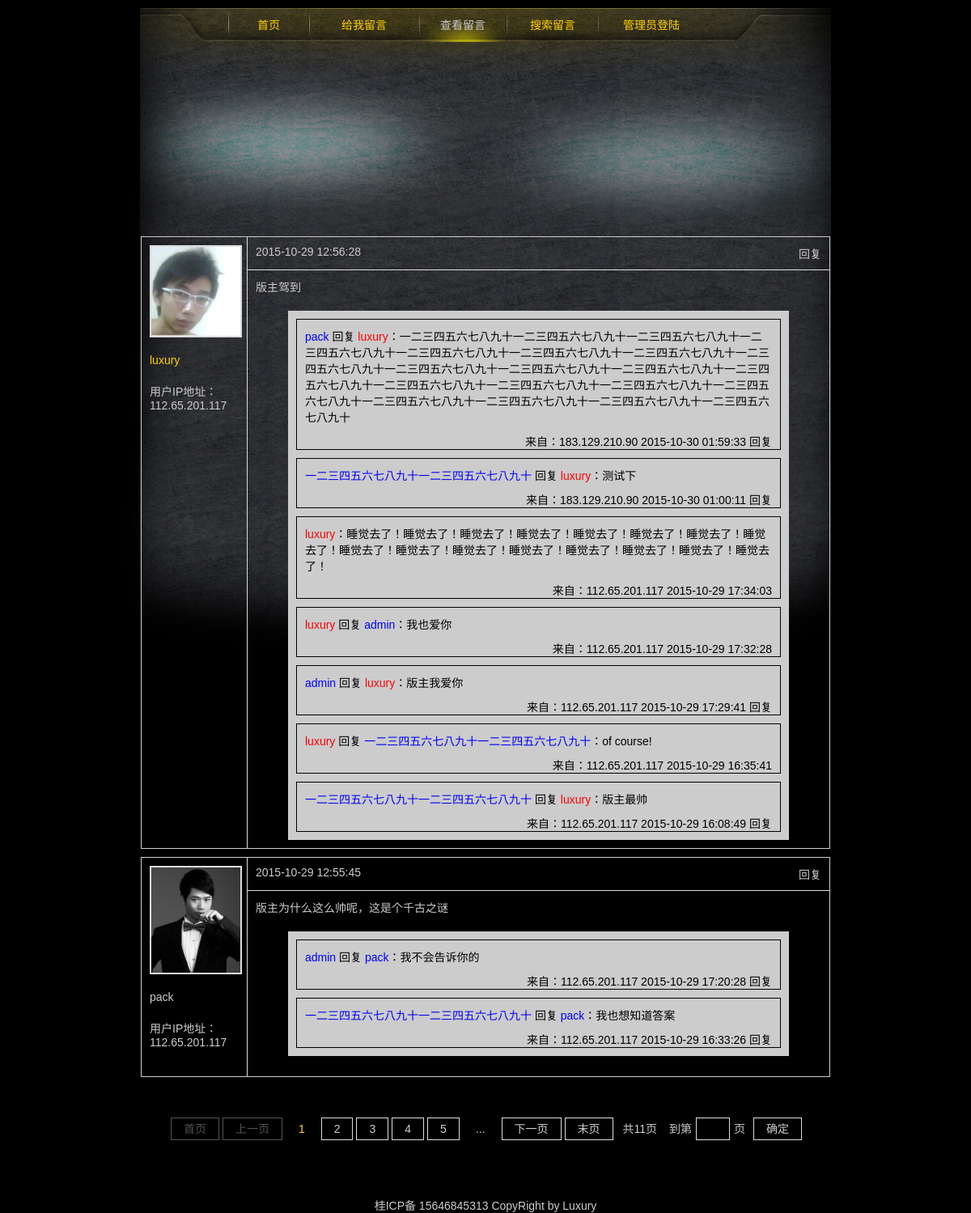
The page /view.php on the database its author committed.
### tables this page shows
CREATE TABLE `mb_comment_info` (
  `id` int(10) unsigned NOT NULL AUTO_INCREMENT COMMENT '留言ID',
  `author` varchar(20) NOT NULL COMMENT '留言作者',
  `ip` varchar(15) DEFAULT NULL COMMENT '留言IP地址',
  `content` varchar(200) NOT NULL COMMENT '留言内容',
  `state` tinyint(1) NOT NULL COMMENT '留言状态：-1→删除；0→禁用；1→正常',
  `portrait` varchar(100) DEFAULT NULL COMMENT '留言作者头像',
  `ctime` int(10) NOT NULL COMMENT '留言创建时间',
  PRIMARY KEY (`id`)
);

CREATE TABLE `mb_reply_info` (
  `id` int(10) unsigned NOT NULL AUTO_INCREMENT COMMENT '回复ID',
  `pid` varchar(10) NOT NULL COMMENT '回复对象ID',
  `author` varchar(20) NOT NULL COMMENT '回复作者',
  `ip` varchar(15) DEFAULT NULL COMMENT '回复IP地址',
  `content` varchar(200) NOT NULL,
  `state` tinyint(1) NOT NULL COMMENT '回复状态：-1→删除；0→禁用；1→正常',
  `ctime` int(10) NOT NULL COMMENT '留言创建时间',
  `who` varchar(20) NOT NULL COMMENT '回复对象',
  PRIMARY KEY (`id`)
);

### view.php (the view, shortened to what this page needs)
<?php
$site 			  = 'view';
include_once('head.php');
$sqlTotal     = 'SELECT state FROM mb_comment_info WHERE state > 0';
$resultTotal  = mysql_query( $sqlTotal );
$numTotal 	  = mysql_num_rows( $resultTotal );
$limit 		  = '';
if ( $numTotal > 0 ) {
	$pageData = paging( $numTotal, 2 );
	$limit    = $pageData['limit'];
}
$whereContent = '';
$whereDate 	  = '';
$whereString = $whereContent.$whereDate;
$username = [];
if ( isset( $_SESSION['username'] ) ) {
	$username['state'] = 1;
	$username['name']  = $_SESSION['username'];
} elseif ( isset( $_SESSION['guestname'] ) ) {
	$username['state'] = 2;
	$username['name']  = $_SESSION['guestname'];
} else {
	$username['name']  = '';
}
$sqlMaster 	  = 'SELECT username,state FROM mb_admin_user WHERE state = 2';
$resultMaster = mysql_query( $sqlMaster );
$rowMaster 	  = mysql_fetch_assoc( $resultMaster );
$master 	  = $rowMaster['username'];
$sql    = 'SELECT id,author,content,ip,portrait,ctime,state FROM mb_comment_info WHERE state > 0 ' . $whereString . 'ORDER BY ctime DESC' . $limit;
$result = mysql_query( $sql );
$num 	= mysql_num_rows( $result );
$list 	= [];
$i 		= 0;
$j 		= 0;
if ( $num > 0 ) {
	while ( $row = mysql_fetch_assoc( $result ) ) {
		$list[$i]['id'] 	  = $row['id'];
		$list[$i]['author']   = $row['author'];
		$list[$i]['content']  = $row['content'];
		$list[$i]['ip'] 	  = $row['ip'];
		$list[$i]['portrait'] = $row['portrait'];
		$list[$i]['ctime'] 	  = $row['ctime'];
		$list[$i]['reply'] 	  = [];
		$sqlReply 	 = "SELECT id,pid,author,ip,content,state,ctime,who FROM mb_reply_info WHERE pid = {$row['id']} AND state > 0 ORDER BY ctime DESC";
		$resultReply = mysql_query( $sqlReply );
		while ( $rowReply = mysql_fetch_assoc( $resultReply ) ) {
			$list[$i]['reply'][$j]['id'] = $rowReply['id'];
			$list[$i]['reply'][$j]['pid'] = $rowReply['pid'];
			$list[$i]['reply'][$j]['author'] = $rowReply['author'];
			$list[$i]['reply'][$j]['ip'] = $rowReply['ip'];
			$list[$i]['reply'][$j]['content'] = $rowReply['content'];
			$list[$i]['reply'][$j]['ctime'] = $rowReply['ctime'];
			$list[$i]['reply'][$j]['who'] = $rowReply['who'];
			$j ++;
		}
		$i ++;
	}
}
?>
<link rel="stylesheet" type="text/css" href="css/view.css" />
</head>
<body>
	<div class="base_wrapper">
		<?php include('nav.php'); ?>
		<div class="comment_list">
			<?php if ( $num == 0 ) { ?>
			<div class="comment_empty"><?php if ( $whereString ) { echo '抱歉，没有找到相关留言'; } else { echo '暂无留言信息'; } ?></div>
			<?php
		} else {
			foreach ( $list as $k => $v ) {
				?>
				<div class="comment_row">
					<div class="comment_left">
						<img class="comment_portrait" src="<?php echo $v['portrait'] ? $v['portrait'] : 'images/default_user.png'; ?>" width="110" />
						<?php if ( $v['author'] == $master ) { ?>
						<p class="comment_author orange"><?php echo $v['author']; ?></p>
						<?php } elseif ( $v['author'] == $username['name'] ) { ?>
						<p class="comment_author green"><?php echo $v['author']; ?></p>
						<?php } else { ?>
						<p class="comment_author"><?php echo $v['author']; ?></p>
						<?php } ?>
						<p class="comment_ip">用户IP地址：<?php echo $v['ip'] ? $v['ip'] : '未知IP地址'; ?></p>
					</div>
					<div class="comment_right">
						<div class="comment_opt">
							<span><?php echo date( 'Y-m-d H:i:s', $v['ctime'] ); ?></span>
							<a class="reply_btn" href="javascript:void(0);" data-id="<?php echo $v['id']; ?>" data-name="<?php echo $v['author']; ?>"><?php if ( $v['author'] == $username['name'] ) { echo '追加'; } else { echo '回复'; } ?></a>
						</div>
						<div class="comment_content"><?php echo $v['content']; ?></div>
						<div class="reply_list">
							<?php
							foreach ( $v['reply'] as $key => $value ) {
								if ( $value['author'] == $master ) {
									$colorAuthor = 'red';
								} elseif ( $value['author'] == $username['name'] ) {
									$colorAuthor = 'green';
								} else {
									$colorAuthor = 'blue';
								}
								if ( $value['who'] == $master ) {
									$colorWho = 'red';
								} elseif ( $value['who'] == $username['name'] ) {
									$colorWho = 'green';
								} else {
									$colorWho = 'blue';
								}
								?>
								<div class="reply_row">
									<div class="reply_content">
										<?php if ( $v['author'] == $value['author'] && $v['author'] == $value['who'] ) { ?>
										<span class="<?php echo $colorAuthor; ?>"><?php echo $value['author']; ?></span>：<?php echo $value['content']; ?>
										<?php } else { ?>
										<span class="<?php echo $colorAuthor; ?>"><?php echo $value['author']; ?></span> 回复 <span class="<?php echo $colorWho; ?>"><?php echo $value['who']; ?></span>：<?php echo $value['content']; ?>
										<?php } ?>
									</div>
									<div class="reply_opt">
										<span>来自：<?php echo $value['ip'] ? $value['ip'] : '未知IP地址'; ?></span>
										<span><?php echo date( 'Y-m-d H:i:s', $value['ctime'] ); ?></span>
										<?php if ( $value['who'] == $v['author'] && $v['author'] != $value['author'] ) { ?>
										<a class="reply_btn" href="javascript:void(0);" data-id="<?php echo $v['id']; ?>" data-name="<?php echo $value['author']; ?>">回复</a>
										<?php } ?>
									</div>
								</div>
								<?php } ?>
							</div>
						</div>
					</div>
					<?php
				}
			}
			?>
		</div>
		<?php if ( $numTotal > 0 && !$whereString ) { ?>
		<div class="page">
			<?php echo $pageData['pageHtml']; ?>
		</div>
		<?php } ?>
		<?php include('footer.php'); ?>
	</div>
</body>
</html>

### head.php (shortened to what this page needs)
<?php
include 'function.php';
?>
<!doctype html>
<html>
<head>
	<link rel="stylesheet" type="text/css" href="css/base.css" />
	<link rel="stylesheet" type="text/css" href="js/check/check.css" />

### function.php (shortened to what this page needs)
<?php
function paging( $total, $showNum = 20, $showPage = 5, $paramName = 'page' ) {
	$pageData 			   = [];
	$pageDatas 			   = [];
	$pageData['pageTotal'] = intval( $total ) > 0 && preg_match( '/^[1-9]\d*$/', $total ) ? $total : 1;
	$pageData['showNum']   = intval( $showNum ) > 0 && preg_match( '/^[1-9]\d*$/', $showNum ) ? $showNum : 20;
	$pageData['showPage']  = intval( $showPage ) > 0 && preg_match( '/^[1-9]\d*$/', $showPage ) ? $showPage : 5;
	$pageData['nowPage']   = isset( $_REQUEST[$paramName] ) ? intval( $_REQUEST[$paramName] ) : 1;
	$pageData['serverUrl'] = 'http://' . $_SERVER['HTTP_HOST'] . ':' . $_SERVER["SERVER_PORT"] . $_SERVER['PHP_SELF'];
	$pageData['paramName'] = $paramName;
	$pageData['prePage']   = '';
	$pageData['nextPage']  = '';
	$pageData['pageTotal'] = intval( round( $pageData['pageTotal'] / $pageData['showNum'] ) );
	if ( $pageData['pageTotal'] > 1 ) {
		if ( $pageData['nowPage'] == 1 ) {
			$pageData['nextPage'] = $pageData['serverUrl'] . '?' . $paramName . '=' . ( $pageData['nowPage'] + 1 );
		} elseif ( $pageData['nowPage'] == $pageData['pageTotal'] ) {
			$pageData['prePage']  = $pageData['serverUrl'] . '?' . $paramName . '=' . ( $pageData['nowPage'] - 1 );
		} else {
			$pageData['prePage']  = $pageData['serverUrl'] . '?' . $paramName . '=' . ( $pageData['nowPage'] - 1 );
			$pageData['nextPage'] = $pageData['serverUrl'] . '?' . $paramName . '=' . ( $pageData['nowPage'] + 1 );
		}
	}
	$pageHtml = '';
	if ( $pageData['pageTotal'] > 1 ) {
		if ( $pageData['pageTotal'] > $pageData['showPage'] ) {
			if ( $pageData['prePage'] ) {
				$pageHtml .= '<a class="page_opt" href="' . $pageData['serverUrl'] . '?' . $pageData['paramName'] . '=1">首页</a>';
				$pageHtml .= '<a class="page_opt" href="' . $pageData['prePage'] . '">上一页</a>';
			} else {
				$pageHtml .= '<a class="page_ban" href="javascript:void(0);">首页</a>';
				$pageHtml .= '<a class="page_ban" href="javascript:void(0);">上一页</a>';
			}
			$startNum = '';
			$endNum   = '';
			if ( $pageData['nowPage'] < ceil( $pageData['showPage'] / 2 ) ) {
				$startNum = 1;
				$endNum   = $pageData['showPage'];
			} elseif ( $pageData['nowPage'] > ( $pageData['pageTotal'] - intval( $pageData['showPage'] / 2 ) ) ) {
				$startNum = $pageData['pageTotal'] - $pageData['showPage'] + 1;
				$endNum   = $pageData['pageTotal'];
			} else {
				$startNum = $pageData['nowPage'] - intval( $pageData['showPage'] / 2 );
				$endNum   = $pageData['nowPage'] + intval( $pageData['showPage'] / 2 );
			}
			for ($i = $startNum; $i <= $endNum ; $i ++) {
				if ( $i == $pageData['nowPage'] ) {
					$pageHtml .= '<span class="page_current">' . $i . '</span>';
				} else {
					$pageHtml .= '<a class="page_num" href="' . $pageData['serverUrl'] . '?' . $pageData['paramName'] . '=' . $i . '">' . $i . '</a>';
				}
			}
			if ( $pageData['nowPage'] < $pageData['pageTotal'] - intval( $pageData['showPage'] / 2 ) ) {
				$pageHtml .= '<span class="page_more">...</span>';
			}
			if ( $pageData['nextPage'] ) {
				$pageHtml .= '<a class="page_opt" href="' . $pageData['nextPage'] . '">下一页</a>';
				$pageHtml .= '<a class="page_opt" href="' . $pageData['serverUrl'] . '?' . $pageData['paramName'] . '=' . $pageData['pageTotal'] . '">末页</a>';
			} else {
				$pageHtml .= '<a class="page_ban" href="javascript:void(0);">下一页</a>';
				$pageHtml .= '<a class="page_ban" href="javascript:void(0);">末页</a>';
			}
			$pageHtml .= '<span class="page_total">共' . $pageData['pageTotal'] . '页</span>';
			$pageHtml .= '<span class="page_text">到第</span>';
			$pageHtml .= '<input class="page_input" type="text" maxlength="3" />';
			$pageHtml .= '<span class="page_text">页</span>';
			$pageHtml .= '<a class="page_submit" href="javascript:void(0);" data-url="' . $pageData['serverUrl'] . '?' . $pageData['paramName'] . '=">确定</a>';
		}
	}
	$pageDatas['pageHtml']  = $pageHtml;
	$pageDatas['limit']     = ' LIMIT ' . $pageData['showNum'] * ( $pageData['nowPage'] - 1 ) . ',' . $pageData['showNum'];
	return $pageDatas;
}
?>

### nav.php
<div class="nav">
	<a class="home <?php if ( $site == 'home' ) { echo 'hover'; }?>" href="index.php">首页</a>
	<a class="comment <?php if ( $site == 'comment' ) { echo 'hover'; }?>" href="comment.php">给我留言</a>
	<a class="view <?php if ( $site == 'view' ) { echo 'hover'; }?>" href="view.php">查看留言</a>
	<a class="search <?php if ( $site == 'search' ) { echo 'hover'; }?>" href="search.php">搜索留言</a>
	<?php
	if ( $site == 'user' ) {
		if ( isset( $_SESSION['username'] ) ) {
			echo '<a class="user hover" href="user.php">您好，'.$_SESSION['username'].'</a>';
		} else {
			echo '<a class="user hover" href="login.php">管理员登陆</a>';
		}
	} else {
		if ( isset( $_SESSION['username'] ) ) {
			echo '<a class="user" href="user.php">您好，'.$_SESSION['username'].'</a>';
		} else {
			echo '<a class="user" href="login.php">管理员登陆</a>';
		}
	}
	?>
</div>

### footer.php
<div class="footer">桂ICP备 15646845313 CopyRight by Luxury</div>

### css/base.css (style rules this page uses)
html,body,p,span,i,ul,li,ol,h1,h2,h3,h4,h5,h6,img,form,input,select,button,textarea,table,tr,td { margin:0;padding:0; }
body { min-height:100%;font-size:14px;color:#ccc;background:#000;font-family:'微软雅黑','Micosoft yahei',Arial,Helvetica,sans-serif;-webkit-font-smoothing:antialiased; }
img { border:none;vertical-align:middle; }
a { color:#ccc;text-decoration:none; }
select,input,button,textarea { outline:none;font-family:'微软雅黑','Micosoft yahei',Arial,Helvetica,sans-serif;resize:none;color:#ccc; }
.orange { color:#ffd200; }
.red { color:red; }
.blue { color:blue; }
.base_wrapper { width:1020px;margin:0 auto;background:#000 url('../images/bg.jpg') no-repeat 0 10px;overflow:hidden; }
.nav { height:42px;margin:10px 0 0 192px; }
.nav a { height:42px;line-height:42px;display:block;color:#ffd200;text-align:center;float:left; }
.nav a.hover { background:url('../images/nav_hover.png') no-repeat center;color:#ccc; }
.nav a.home { width:100px; }
.nav a.comment { width:136px; }
.nav a.view { width:108px; }
.nav a.search { width:114px; }
.nav a.user { width:130px;overflow:visible;white-space:nowrap; }
.page { margin:50px 84px 0;text-align:center;font-size:0; }
.page .page_opt { padding:5px 15px;border:1px solid #dcdcdc;font-size:14px;margin:0 2px; }
.page .page_ban { padding:5px 15px;border:1px solid #525252;font-size:14px;margin:0 2px;color:#525252;cursor:not-allowed; }
.page .page_num { padding:5px 15px;border:1px solid #dcdcdc;font-size:14px;margin:0 2px; }
.page .page_current { padding:5px 15px;border:1px solid transparent;color:#ffd200;cursor:default;font-size:14px;margin:0 2px; }
.page .page_more { padding:5px 15px;border:1px solid transparent;cursor:default;font-size:14px;margin:0 2px; }
.page .page_total { font-size:14px;margin:0 10px; }
.page .page_text { font-size:14px;margin:0 5px; }
.page .page_input { width:40px;text-align:center;padding:5px 0;background:transparent;font-size:14px;border:1px solid #dcdcdc; }
.page .page_submit { padding:5px 15px;border:1px solid #dcdcdc;font-size:14px;margin-left:5px; }
.footer { margin:70px 84px 0;text-align:center; }

### css/view.css (style rules this page uses)
.comment_list { margin:240px 84px 0; }
.comment_list .comment_row { border:1px solid #ccc;*zoom:1;margin-bottom:10px; }
.comment_list .comment_row:before,.comment_list .comment_row:after { content:'';display:table; }
.comment_list .comment_row:after { clear:both; }
.comment_list .comment_row .comment_left { width:110px;float:left;padding:10px; }
.comment_list .comment_row .comment_left .comment_portrait { display:block;margin:0 auto;border:2px solid #dcdcdc; }
.comment_list .comment_row .comment_left .comment_author { margin:20px 0; }
.comment_list .comment_row .comment_right { width:719px;min-height:270px;float:left;border-left:1px solid #dcdcdc; }
.comment_list .comment_row .comment_right .comment_opt { padding:10px;border-bottom:1px solid #dcdcdc;text-align:right; }
.comment_list .comment_row .comment_right .comment_opt span { float:left;margin-right:10px; }
.comment_list .comment_row .comment_right .comment_content { padding:10px; }
.comment_list .comment_row .comment_right .reply_list { margin:10px 50px;background:#ccc;color:#000;overflow:hidden; }
.comment_list .comment_row .comment_right .reply_list .reply_row { margin:10px;border:1px solid #000; }
.comment_list .comment_row .comment_right .reply_list .reply_row .reply_content { padding:10px;overflow:hidden; }
.comment_list .comment_row .comment_right .reply_list .reply_opt { text-align:right;padding:0 10px; }
.comment_list .comment_row .comment_right .reply_list .reply_opt a { color:#000; }

### rows shown on the page
mb_comment_info: portrait (picture), author "luxury", ip "112.65.201.117", ctime "2015-10-29 12:56:28", shows "回复", content "版主驾到"
mb_reply_info: author "pack", who "luxury", content "一二三四五六七八九十一二三四五六七八九十一二三四五六七八九十一二三四五六七八九十一二三四五六七八九十一二三四五六七八九十一二三四五六七八九十一二三四五六七八九十一二三四五六七八九十一二三四五六七八九十一二三四五六七八九十一二三四五六七八九十一二三四五六七八九十一二三四五六七八九十一二三四五六七八九十一二三四五六七八九十一二三四五六七八九十一二三四五六七八九十一二三四五六七八九十一二三四五六七八九十", ip "183.129.210.90", ctime "2015-10-30 01:59:33"
mb_reply_info: author "一二三四五六七八九十一二三四五六七八九十", who "luxury", content "测试下", ip "183.129.210.90", ctime "2015-10-30 01:00:11"
mb_reply_info: author "luxury", content "睡觉去了！睡觉去了！睡觉去了！睡觉去了！睡觉去了！睡觉去了！睡觉去了！睡觉去了！睡觉去了！睡觉去了！睡觉去了！睡觉去了！睡觉去了！睡觉去了！睡觉去了！睡觉去了！", ip "112.65.201.117", ctime "2015-10-29 17:34:03"
mb_reply_info: author "luxury", who "admin", content "我也爱你", ip "112.65.201.117", ctime "2015-10-29 17:32:28"
mb_reply_info: author "admin", who "luxury", content "版主我爱你", ip "112.65.201.117", ctime "2015-10-29 17:29:41"
mb_reply_info: author "luxury", who "一二三四五六七八九十一二三四五六七八九十", content "of course!", ip "112.65.201.117", ctime "2015-10-29 16:35:41"
mb_reply_info: author "一二三四五六七八九十一二三四五六七八九十", who "luxury", content "版主最帅", ip "112.65.201.117", ctime "2015-10-29 16:08:49"
mb_comment_info: portrait (picture), author "pack", ip "112.65.201.117", ctime "2015-10-29 12:55:45", shows "回复", content "版主为什么这么帅呢，这是个千古之谜"
mb_reply_info: author "admin", who "pack", content "我不会告诉你的", ip "112.65.201.117", ctime "2015-10-29 17:20:28"
mb_reply_info: author "一二三四五六七八九十一二三四五六七八九十", who "pack", content "我也想知道答案", ip "112.65.201.117", ctime "2015-10-29 16:33:26"

### other values the page prints
$pageData['pageTotal'] "11"
